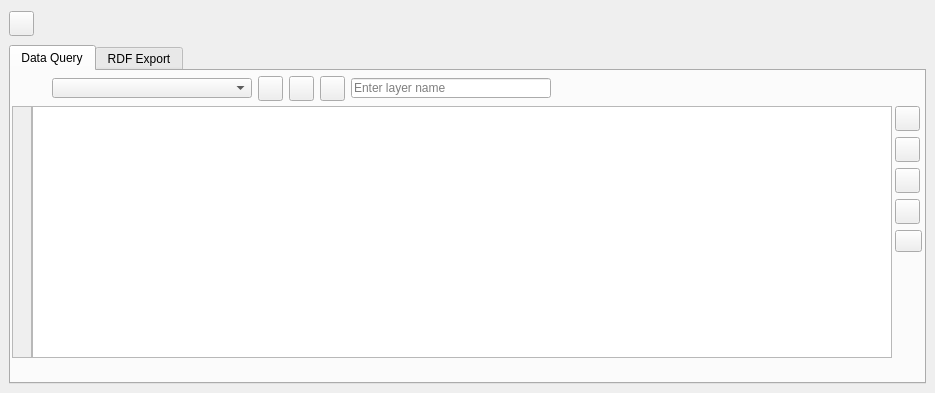
<?xml version="1.0" encoding="UTF-8"?>
<ui version="4.0">
 <class>SemanticComponentsDockWidgetBase</class>
 <widget class="QDockWidget" name="SemanticComponentsDockWidgetBase">
  <property name="geometry">
   <rect>
    <x>0</x>
    <y>0</y>
    <width>935</width>
    <height>393</height>
   </rect>
  </property>
  <property name="minimumSize">
   <size>
    <width>933</width>
    <height>391</height>
   </size>
  </property>
  <property name="windowTitle">
   <string>SC QGIS Plugin</string>
  </property>
  <widget class="QWidget" name="dockWidgetContents">
   <layout class="QGridLayout" name="gridLayout">
    <item row="1" column="0">
     <widget class="QTabWidget" name="tabWidget">
      <property name="minimumSize">
       <size>
        <width>915</width>
        <height>315</height>
       </size>
      </property>
      <property name="currentIndex">
       <number>0</number>
      </property>
      <property name="iconSize">
       <size>
        <width>20</width>
        <height>20</height>
       </size>
      </property>
      <widget class="QWidget" name="query_tab">
       <attribute name="icon">
        <iconset resource="resources.qrc">
         <normaloff>:/plugins/sc_qgis/SPARQL.png</normaloff>:/plugins/sc_qgis/SPARQL.png</iconset>
       </attribute>
       <attribute name="title">
        <string>Data Query</string>
       </attribute>
       <widget class="QWidget" name="query_top_widget" native="true">
        <property name="geometry">
         <rect>
          <x>0</x>
          <y>0</y>
          <width>910</width>
          <height>30</height>
         </rect>
        </property>
        <layout class="QHBoxLayout" name="horizontalLayout_6">
         <property name="leftMargin">
          <number>10</number>
         </property>
         <property name="topMargin">
          <number>5</number>
         </property>
         <item>
          <widget class="QPushButton" name="run_query_button">
           <property name="minimumSize">
            <size>
             <width>25</width>
             <height>25</height>
            </size>
           </property>
           <property name="maximumSize">
            <size>
             <width>25</width>
             <height>25</height>
            </size>
           </property>
           <property name="toolTip">
            <string>Run query</string>
           </property>
           <property name="text">
            <string/>
           </property>
           <property name="icon">
            <iconset resource="resources.qrc">
             <normaloff>:/plugins/sc_qgis/run_query.png</normaloff>:/plugins/sc_qgis/run_query.png</iconset>
           </property>
           <property name="iconSize">
            <size>
             <width>16</width>
             <height>16</height>
            </size>
           </property>
           <property name="flat">
            <bool>true</bool>
           </property>
          </widget>
         </item>
         <item>
          <widget class="QComboBox" name="active_connection_combo">
           <property name="minimumSize">
            <size>
             <width>200</width>
             <height>20</height>
            </size>
           </property>
           <property name="maximumSize">
            <size>
             <width>200</width>
             <height>20</height>
            </size>
           </property>
          </widget>
         </item>
         <item>
          <widget class="QPushButton" name="add_connection_button">
           <property name="minimumSize">
            <size>
             <width>25</width>
             <height>25</height>
            </size>
           </property>
           <property name="maximumSize">
            <size>
             <width>25</width>
             <height>25</height>
            </size>
           </property>
           <property name="toolTip">
            <string>Add new connection</string>
           </property>
           <property name="text">
            <string/>
           </property>
           <property name="icon">
            <iconset resource="resources.qrc">
             <normaloff>:/plugins/sc_qgis/add_endpoint.png</normaloff>:/plugins/sc_qgis/add_endpoint.png</iconset>
           </property>
           <property name="iconSize">
            <size>
             <width>20</width>
             <height>16</height>
            </size>
           </property>
          </widget>
         </item>
         <item>
          <widget class="QPushButton" name="show_connections_button">
           <property name="minimumSize">
            <size>
             <width>25</width>
             <height>25</height>
            </size>
           </property>
           <property name="maximumSize">
            <size>
             <width>25</width>
             <height>25</height>
            </size>
           </property>
           <property name="toolTip">
            <string>Show connections</string>
           </property>
           <property name="text">
            <string/>
           </property>
           <property name="icon">
            <iconset resource="resources.qrc">
             <normaloff>:/plugins/sc_qgis/show_endpoints.png</normaloff>:/plugins/sc_qgis/show_endpoints.png</iconset>
           </property>
           <property name="iconSize">
            <size>
             <width>20</width>
             <height>20</height>
            </size>
           </property>
          </widget>
         </item>
         <item>
          <widget class="QPushButton" name="prefix_button">
           <property name="minimumSize">
            <size>
             <width>25</width>
             <height>25</height>
            </size>
           </property>
           <property name="maximumSize">
            <size>
             <width>25</width>
             <height>25</height>
            </size>
           </property>
           <property name="toolTip">
            <string>Display prefixes of active connection</string>
           </property>
           <property name="text">
            <string/>
           </property>
           <property name="icon">
            <iconset resource="resources.qrc">
             <normaloff>:/plugins/sc_qgis/prefix.png</normaloff>:/plugins/sc_qgis/prefix.png</iconset>
           </property>
           <property name="iconSize">
            <size>
             <width>15</width>
             <height>15</height>
            </size>
           </property>
          </widget>
         </item>
         <item>
          <widget class="QLineEdit" name="layer_name_input">
           <property name="minimumSize">
            <size>
             <width>200</width>
             <height>20</height>
            </size>
           </property>
           <property name="maximumSize">
            <size>
             <width>200</width>
             <height>20</height>
            </size>
           </property>
           <property name="toolTip">
            <string>If not specified then layer name will be taken from connection name</string>
           </property>
           <property name="placeholderText">
            <string>Enter layer name</string>
           </property>
           <property name="clearButtonEnabled">
            <bool>true</bool>
           </property>
          </widget>
         </item>
         <item>
          <spacer name="horizontalSpacer_4">
           <property name="orientation">
            <enum>Qt::Horizontal</enum>
           </property>
           <property name="sizeHint" stdset="0">
            <size>
             <width>40</width>
             <height>20</height>
            </size>
           </property>
          </spacer>
         </item>
        </layout>
       </widget>
       <widget class="QWidget" name="query_widget" native="true">
        <property name="geometry">
         <rect>
          <x>1</x>
          <y>35</y>
          <width>910</width>
          <height>252</height>
         </rect>
        </property>
        <layout class="QHBoxLayout" name="query_layout">
         <property name="spacing">
          <number>0</number>
         </property>
         <property name="leftMargin">
          <number>0</number>
         </property>
         <property name="topMargin">
          <number>0</number>
         </property>
         <property name="rightMargin">
          <number>0</number>
         </property>
         <property name="bottomMargin">
          <number>0</number>
         </property>
         <item>
          <widget class="QPlainTextEdit" name="query_line_container">
           <property name="enabled">
            <bool>false</bool>
           </property>
           <property name="minimumSize">
            <size>
             <width>20</width>
             <height>0</height>
            </size>
           </property>
           <property name="maximumSize">
            <size>
             <width>20</width>
             <height>16777215</height>
            </size>
           </property>
           <property name="font">
            <font>
             <family>Courier New</family>
             <pointsize>10</pointsize>
             <weight>75</weight>
             <italic>true</italic>
             <bold>true</bold>
            </font>
           </property>
           <property name="styleSheet">
            <string notr="true">color: rgb(255, 170, 127);</string>
           </property>
          </widget>
         </item>
         <item>
          <widget class="QPlainTextEdit" name="query_text_edit">
           <property name="font">
            <font>
             <family>Courier New</family>
             <pointsize>10</pointsize>
             <weight>50</weight>
             <bold>false</bold>
            </font>
           </property>
           <property name="plainText">
            <string/>
           </property>
          </widget>
         </item>
         <item>
          <widget class="QWidget" name="right_panel_widget" native="true">
           <property name="minimumSize">
            <size>
             <width>30</width>
             <height>0</height>
            </size>
           </property>
           <property name="maximumSize">
            <size>
             <width>30</width>
             <height>16777215</height>
            </size>
           </property>
           <layout class="QVBoxLayout" name="verticalLayout_3">
            <property name="leftMargin">
             <number>3</number>
            </property>
            <property name="topMargin">
             <number>0</number>
            </property>
            <property name="rightMargin">
             <number>0</number>
            </property>
            <property name="bottomMargin">
             <number>0</number>
            </property>
            <item>
             <widget class="QPushButton" name="geom_variable_button">
              <property name="minimumSize">
               <size>
                <width>25</width>
                <height>25</height>
               </size>
              </property>
              <property name="maximumSize">
               <size>
                <width>25</width>
                <height>25</height>
               </size>
              </property>
              <property name="toolTip">
               <string>Set geom variable</string>
              </property>
              <property name="text">
               <string/>
              </property>
              <property name="icon">
               <iconset resource="resources.qrc">
                <normaloff>:/plugins/sc_qgis/geom_variable.png</normaloff>:/plugins/sc_qgis/geom_variable.png</iconset>
              </property>
              <property name="iconSize">
               <size>
                <width>20</width>
                <height>20</height>
               </size>
              </property>
             </widget>
            </item>
            <item>
             <widget class="QPushButton" name="save_format_button">
              <property name="minimumSize">
               <size>
                <width>25</width>
                <height>25</height>
               </size>
              </property>
              <property name="maximumSize">
               <size>
                <width>25</width>
                <height>25</height>
               </size>
              </property>
              <property name="toolTip">
               <string>Set query result format</string>
              </property>
              <property name="text">
               <string/>
              </property>
              <property name="icon">
               <iconset resource="resources.qrc">
                <normaloff>:/plugins/sc_qgis/geojson.png</normaloff>:/plugins/sc_qgis/geojson.png</iconset>
              </property>
              <property name="iconSize">
               <size>
                <width>20</width>
                <height>20</height>
               </size>
              </property>
             </widget>
            </item>
            <item>
             <widget class="QPushButton" name="queries_dir_button">
              <property name="minimumSize">
               <size>
                <width>25</width>
                <height>25</height>
               </size>
              </property>
              <property name="maximumSize">
               <size>
                <width>25</width>
                <height>25</height>
               </size>
              </property>
              <property name="toolTip">
               <string>Open query results dir</string>
              </property>
              <property name="text">
               <string/>
              </property>
              <property name="icon">
               <iconset resource="resources.qrc">
                <normaloff>:/plugins/sc_qgis/query_results_dir.png</normaloff>:/plugins/sc_qgis/query_results_dir.png</iconset>
              </property>
              <property name="iconSize">
               <size>
                <width>20</width>
                <height>20</height>
               </size>
              </property>
             </widget>
            </item>
            <item>
             <widget class="QPushButton" name="save_query_button">
              <property name="minimumSize">
               <size>
                <width>25</width>
                <height>25</height>
               </size>
              </property>
              <property name="maximumSize">
               <size>
                <width>25</width>
                <height>25</height>
               </size>
              </property>
              <property name="toolTip">
               <string>Save query</string>
              </property>
              <property name="text">
               <string/>
              </property>
              <property name="icon">
               <iconset resource="resources.qrc">
                <normaloff>:/plugins/sc_qgis/save_query.png</normaloff>:/plugins/sc_qgis/save_query.png</iconset>
              </property>
              <property name="iconSize">
               <size>
                <width>18</width>
                <height>18</height>
               </size>
              </property>
             </widget>
            </item>
            <item>
             <widget class="QPushButton" name="show_queries_button">
              <property name="toolTip">
               <string>Show saved queries</string>
              </property>
              <property name="text">
               <string/>
              </property>
              <property name="icon">
               <iconset resource="resources.qrc">
                <normaloff>:/plugins/sc_qgis/saved_queries.png</normaloff>:/plugins/sc_qgis/saved_queries.png</iconset>
              </property>
              <property name="iconSize">
               <size>
                <width>20</width>
                <height>20</height>
               </size>
              </property>
             </widget>
            </item>
            <item>
             <spacer name="verticalSpacer">
              <property name="orientation">
               <enum>Qt::Vertical</enum>
              </property>
              <property name="sizeHint" stdset="0">
               <size>
                <width>20</width>
                <height>40</height>
               </size>
              </property>
             </spacer>
            </item>
           </layout>
          </widget>
         </item>
        </layout>
       </widget>
      </widget>
      <widget class="QWidget" name="export_tab">
       <attribute name="icon">
        <iconset resource="resources.qrc">
         <normaloff>:/plugins/sc_qgis/exportRDF.png</normaloff>:/plugins/sc_qgis/exportRDF.png</iconset>
       </attribute>
       <attribute name="title">
        <string>RDF Export</string>
       </attribute>
       <widget class="QPushButton" name="export_button">
        <property name="geometry">
         <rect>
          <x>5</x>
          <y>250</y>
          <width>75</width>
          <height>25</height>
         </rect>
        </property>
        <property name="minimumSize">
         <size>
          <width>0</width>
          <height>25</height>
         </size>
        </property>
        <property name="maximumSize">
         <size>
          <width>16777215</width>
          <height>25</height>
         </size>
        </property>
        <property name="toolTip">
         <string>Export data</string>
        </property>
        <property name="text">
         <string>Export</string>
        </property>
       </widget>
       <widget class="QWidget" name="export_main_widget" native="true">
        <property name="geometry">
         <rect>
          <x>0</x>
          <y>30</y>
          <width>910</width>
          <height>211</height>
         </rect>
        </property>
        <layout class="QHBoxLayout" name="horizontalLayout_2">
         <item>
          <widget class="QWidget" name="export_file_widget" native="true">
           <layout class="QVBoxLayout" name="verticalLayout">
            <item>
             <widget class="QRadioButton" name="export_file_button">
              <property name="toolTip">
               <string>Export data to file</string>
              </property>
              <property name="text">
               <string>Export to file</string>
              </property>
              <property name="checked">
               <bool>true</bool>
              </property>
             </widget>
            </item>
            <item>
             <widget class="QWidget" name="file_path_widget" native="true">
              <layout class="QHBoxLayout" name="horizontalLayout_3">
               <item>
                <widget class="QLabel" name="file_path_label">
                 <property name="text">
                  <string>File path:</string>
                 </property>
                </widget>
               </item>
               <item>
                <widget class="QLineEdit" name="file_path_input">
                 <property name="enabled">
                  <bool>false</bool>
                 </property>
                 <property name="minimumSize">
                  <size>
                   <width>0</width>
                   <height>20</height>
                  </size>
                 </property>
                 <property name="maximumSize">
                  <size>
                   <width>16777215</width>
                   <height>20</height>
                  </size>
                 </property>
                </widget>
               </item>
               <item>
                <widget class="QPushButton" name="browse_button">
                 <property name="minimumSize">
                  <size>
                   <width>0</width>
                   <height>25</height>
                  </size>
                 </property>
                 <property name="maximumSize">
                  <size>
                   <width>16777215</width>
                   <height>25</height>
                  </size>
                 </property>
                 <property name="text">
                  <string>Browse</string>
                 </property>
                </widget>
               </item>
              </layout>
             </widget>
            </item>
            <item>
             <widget class="QWidget" name="rdf_notation_widget" native="true">
              <layout class="QHBoxLayout" name="horizontalLayout_4">
               <item>
                <widget class="QLabel" name="rdf_notation_label">
                 <property name="text">
                  <string>RDF Notation</string>
                 </property>
                </widget>
               </item>
               <item>
                <widget class="QComboBox" name="rdf_notation_combo">
                 <property name="minimumSize">
                  <size>
                   <width>0</width>
                   <height>20</height>
                  </size>
                 </property>
                 <property name="maximumSize">
                  <size>
                   <width>16777215</width>
                   <height>20</height>
                  </size>
                 </property>
                 <item>
                  <property name="text">
                   <string>RDF/XML</string>
                  </property>
                 </item>
                 <item>
                  <property name="text">
                   <string>Turtle</string>
                  </property>
                 </item>
                 <item>
                  <property name="text">
                   <string>N-Triples</string>
                  </property>
                 </item>
                </widget>
               </item>
               <item>
                <spacer name="horizontalSpacer_3">
                 <property name="orientation">
                  <enum>Qt::Horizontal</enum>
                 </property>
                 <property name="sizeHint" stdset="0">
                  <size>
                   <width>40</width>
                   <height>20</height>
                  </size>
                 </property>
                </spacer>
               </item>
              </layout>
             </widget>
            </item>
            <item>
             <widget class="QLabel" name="uri_label">
              <property name="text">
               <string>URI Settings</string>
              </property>
             </widget>
            </item>
            <item>
             <widget class="QWidget" name="horizontalWidget" native="true">
              <property name="minimumSize">
               <size>
                <width>0</width>
                <height>30</height>
               </size>
              </property>
              <property name="maximumSize">
               <size>
                <width>16777215</width>
                <height>30</height>
               </size>
              </property>
              <layout class="QHBoxLayout" name="horizontalLayout_5">
               <item>
                <widget class="QLabel" name="base_uri_label">
                 <property name="text">
                  <string>Base URI:</string>
                 </property>
                </widget>
               </item>
               <item>
                <widget class="QLineEdit" name="base_uri_input">
                 <property name="minimumSize">
                  <size>
                   <width>0</width>
                   <height>20</height>
                  </size>
                 </property>
                 <property name="maximumSize">
                  <size>
                   <width>16777215</width>
                   <height>20</height>
                  </size>
                 </property>
                 <property name="text">
                  <string>http://wizipisi.pl/geodata#</string>
                 </property>
                </widget>
               </item>
              </layout>
             </widget>
            </item>
            <item>
             <spacer name="verticalSpacer_2">
              <property name="orientation">
               <enum>Qt::Vertical</enum>
              </property>
              <property name="sizeHint" stdset="0">
               <size>
                <width>20</width>
                <height>40</height>
               </size>
              </property>
             </spacer>
            </item>
           </layout>
          </widget>
         </item>
         <item>
          <widget class="QWidget" name="export_remote_widget" native="true">
           <layout class="QVBoxLayout" name="verticalLayout_2">
            <item>
             <spacer name="horizontalSpacer_2">
              <property name="orientation">
               <enum>Qt::Horizontal</enum>
              </property>
              <property name="sizeHint" stdset="0">
               <size>
                <width>40</width>
                <height>20</height>
               </size>
              </property>
             </spacer>
            </item>
           </layout>
          </widget>
         </item>
        </layout>
       </widget>
       <widget class="QPushButton" name="load_export_layers_button">
        <property name="geometry">
         <rect>
          <x>10</x>
          <y>5</y>
          <width>25</width>
          <height>25</height>
         </rect>
        </property>
        <property name="minimumSize">
         <size>
          <width>25</width>
          <height>25</height>
         </size>
        </property>
        <property name="maximumSize">
         <size>
          <width>25</width>
          <height>25</height>
         </size>
        </property>
        <property name="toolTip">
         <string>Open export layers configuration</string>
        </property>
        <property name="text">
         <string/>
        </property>
        <property name="icon">
         <iconset resource="resources.qrc">
          <normaloff>:/plugins/sc_qgis/map_layers.png</normaloff>:/plugins/sc_qgis/map_layers.png</iconset>
        </property>
       </widget>
      </widget>
     </widget>
    </item>
    <item row="0" column="0">
     <widget class="QWidget" name="menu_widget" native="true">
      <property name="minimumSize">
       <size>
        <width>0</width>
        <height>30</height>
       </size>
      </property>
      <property name="maximumSize">
       <size>
        <width>16777215</width>
        <height>30</height>
       </size>
      </property>
      <layout class="QHBoxLayout" name="horizontalLayout">
       <property name="leftMargin">
        <number>0</number>
       </property>
       <property name="topMargin">
        <number>0</number>
       </property>
       <property name="rightMargin">
        <number>0</number>
       </property>
       <property name="bottomMargin">
        <number>0</number>
       </property>
       <item>
        <widget class="QPushButton" name="help_button">
         <property name="minimumSize">
          <size>
           <width>25</width>
           <height>25</height>
          </size>
         </property>
         <property name="maximumSize">
          <size>
           <width>25</width>
           <height>25</height>
          </size>
         </property>
         <property name="toolTip">
          <string>Help</string>
         </property>
         <property name="text">
          <string/>
         </property>
         <property name="icon">
          <iconset resource="resources.qrc">
           <normaloff>:/plugins/sc_qgis/help.png</normaloff>:/plugins/sc_qgis/help.png</iconset>
         </property>
        </widget>
       </item>
       <item>
        <spacer name="horizontalSpacer">
         <property name="orientation">
          <enum>Qt::Horizontal</enum>
         </property>
         <property name="sizeHint" stdset="0">
          <size>
           <width>40</width>
           <height>20</height>
          </size>
         </property>
        </spacer>
       </item>
      </layout>
     </widget>
    </item>
   </layout>
  </widget>
 </widget>
 <resources>
  <include location="resources.qrc"/>
 </resources>
 <connections/>
</ui>
